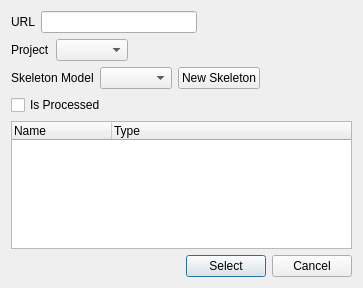
<?xml version="1.0" encoding="UTF-8"?>
<ui version="4.0">
 <class>Dialog</class>
 <widget class="QDialog" name="Dialog">
  <property name="geometry">
   <rect>
    <x>0</x>
    <y>0</y>
    <width>363</width>
    <height>288</height>
   </rect>
  </property>
  <property name="windowTitle">
   <string>Upload Motion</string>
  </property>
  <layout class="QGridLayout" name="gridLayout">
   <item row="0" column="0">
    <layout class="QHBoxLayout" name="horizontalLayout_7">
     <item>
      <widget class="QLabel" name="label">
       <property name="text">
        <string>URL</string>
       </property>
      </widget>
     </item>
     <item>
      <widget class="QLineEdit" name="urlLineEdit"/>
     </item>
     <item>
      <spacer name="horizontalSpacer_11">
       <property name="orientation">
        <enum>Qt::Horizontal</enum>
       </property>
       <property name="sizeHint" stdset="0">
        <size>
         <width>40</width>
         <height>20</height>
        </size>
       </property>
      </spacer>
     </item>
    </layout>
   </item>
   <item row="4" column="0">
    <widget class="QTreeWidget" name="collectionTreeWidget">
     <column>
      <property name="text">
       <string>Name</string>
      </property>
     </column>
     <column>
      <property name="text">
       <string>Type</string>
      </property>
     </column>
    </widget>
   </item>
   <item row="5" column="0">
    <layout class="QHBoxLayout" name="horizontalLayout_2">
     <item>
      <spacer name="horizontalSpacer">
       <property name="orientation">
        <enum>Qt::Horizontal</enum>
       </property>
       <property name="sizeHint" stdset="0">
        <size>
         <width>40</width>
         <height>20</height>
        </size>
       </property>
      </spacer>
     </item>
     <item>
      <widget class="QPushButton" name="selectButton">
       <property name="text">
        <string>Select</string>
       </property>
      </widget>
     </item>
     <item>
      <widget class="QPushButton" name="cancelButton">
       <property name="text">
        <string>Cancel</string>
       </property>
      </widget>
     </item>
    </layout>
   </item>
   <item row="3" column="0">
    <layout class="QHBoxLayout" name="horizontalLayout_3">
     <item>
      <widget class="QCheckBox" name="isProcessedCheckBox">
       <property name="text">
        <string>Is Processed</string>
       </property>
      </widget>
     </item>
     <item>
      <spacer name="horizontalSpacer_2">
       <property name="orientation">
        <enum>Qt::Horizontal</enum>
       </property>
       <property name="sizeHint" stdset="0">
        <size>
         <width>40</width>
         <height>20</height>
        </size>
       </property>
      </spacer>
     </item>
    </layout>
   </item>
   <item row="2" column="0">
    <layout class="QHBoxLayout" name="horizontalLayout">
     <item>
      <widget class="QLabel" name="label_2">
       <property name="text">
        <string>Skeleton Model</string>
       </property>
      </widget>
     </item>
     <item>
      <widget class="QComboBox" name="skeletonModelComboBox"/>
     </item>
     <item>
      <widget class="QPushButton" name="newSkeletonButton">
       <property name="text">
        <string>New Skeleton</string>
       </property>
      </widget>
     </item>
     <item>
      <spacer name="horizontalSpacer_4">
       <property name="orientation">
        <enum>Qt::Horizontal</enum>
       </property>
       <property name="sizeHint" stdset="0">
        <size>
         <width>40</width>
         <height>20</height>
        </size>
       </property>
      </spacer>
     </item>
    </layout>
   </item>
   <item row="1" column="0">
    <layout class="QHBoxLayout" name="horizontalLayout_4">
     <item>
      <widget class="QLabel" name="label_3">
       <property name="text">
        <string>Project</string>
       </property>
      </widget>
     </item>
     <item>
      <widget class="QComboBox" name="projectComboBox"/>
     </item>
     <item>
      <spacer name="horizontalSpacer_3">
       <property name="orientation">
        <enum>Qt::Horizontal</enum>
       </property>
       <property name="sizeHint" stdset="0">
        <size>
         <width>40</width>
         <height>20</height>
        </size>
       </property>
      </spacer>
     </item>
    </layout>
   </item>
  </layout>
 </widget>
 <resources/>
 <connections/>
</ui>
